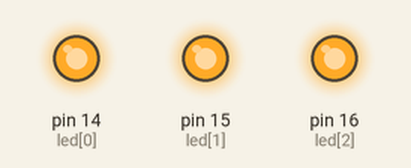
The sketch below on a simulated Arduino Uno, built with avr-gcc and run on an emulated ATmega328P. Parts: output pins drawn as LEDs (lit = HIGH). Random numbers use the default seed unless the sketch sets one.

Above: at 0.1 s.
At 0.6 s:
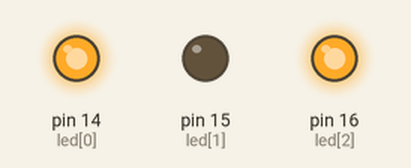
At 2.6 s:
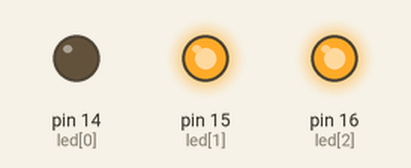
At 11.1 s:
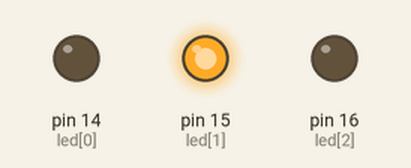
At 28.1 s:
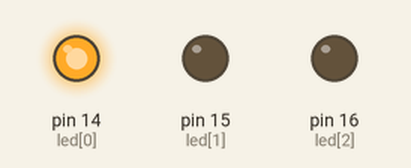
At 30.1 s:
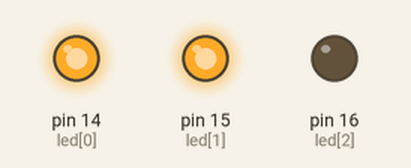
Timing chart, 0 to 40.0 s (numbered marks = the images above):
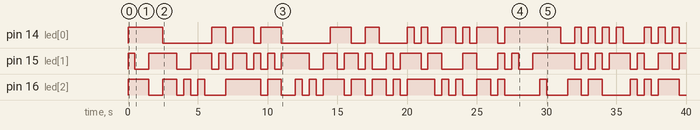

Measured:
- by itself, pin 14 (led[0]): LOW → HIGH at 0.00 s, → LOW 2.5 s later, → HIGH 3.5 s later, → LOW 1.0 s later, … (38 changes in this stretch)
- by itself, pin 15 (led[1]): LOW → HIGH at 0.00 s, → LOW 0.50 s later, → HIGH 1.0 s later, → LOW 2.0 s later, … (47 changes in this stretch)
- by itself, pin 16 (led[2]): LOW → HIGH at 0.00 s, → LOW 1.5 s later, → HIGH 1.0 s later, → LOW 1.0 s later, … (46 changes in this stretch)

The sketch:

triColorLED.ino
```cpp
int led[] = {14, 15, 16}; 	// 14 = red, 15 = green, 16 = blue

const boolean ON = LOW; 	// Define on as LOW (common Anode RGB LED)
const boolean OFF = HIGH; 	// Define off as HIGH

// Predefined Colors
const boolean RED[] 	= {ON, OFF, OFF};
const boolean GREEN[] 	= {OFF, ON, OFF};
const boolean BLUE[] 	= {OFF, OFF, ON};
const boolean YELLOW[] 	= {ON, ON, OFF};
const boolean CYAN[] 	= {OFF, ON, ON};
const boolean MAGENTA[]	= {ON, OFF, ON};
const boolean WHITE[] 	= {ON, ON, ON};
const boolean BLACK[] 	= {OFF, OFF, OFF};

const boolean* COLORS[] = {RED, GREEN, BLUE, YELLOW, CYAN, MAGENTA, WHITE,
	BLACK};

void setup() {
	for(int i = 0; i < 3; i++){
       pinMode(led[i], OUTPUT); //Set the three LED pins as outputs
    }
}

void loop() {
	int i = random(0,8);
	setColor(led, COLORS[i]);

	delay(500);
}

// Grab the on/off values from the large colors array
void setColor(int* led, const boolean* color){
    boolean tempColor[] = {color[0], color[1], color[2]};
    //setColor(led, tempColor);
    // Experimental!
    for(int i = 0; i < 3; i++){
        digitalWrite(led[i], tempColor[i]);
    }
}

/*
void setColor(int* led, boolean* color){
    for(int i = 0; i < 3; i++){
        digitalWrite(led[i], color[i]);
    }
}
*/
```
